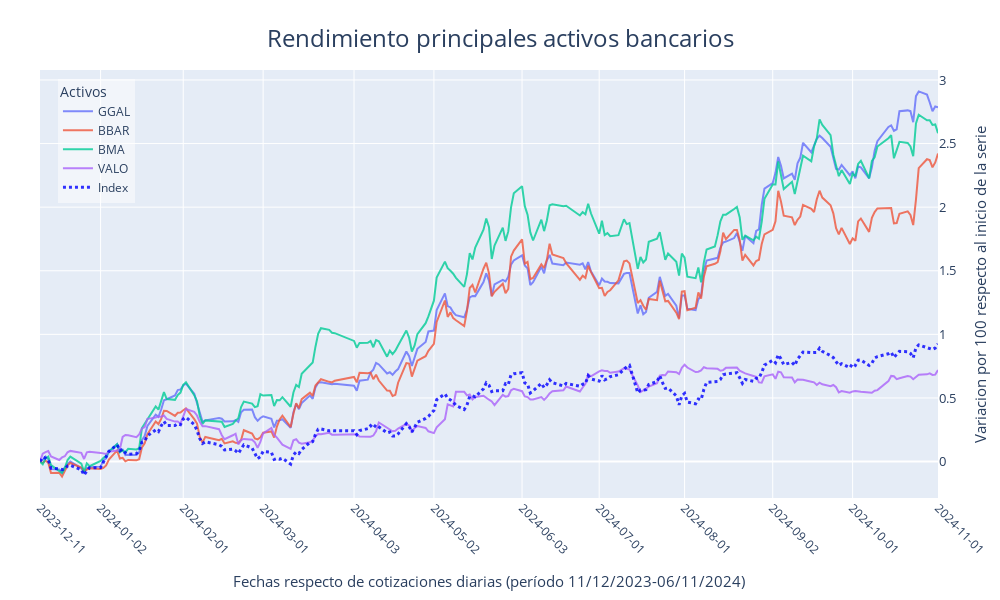

The code cell stored with this chart in its notebook:
### Code cell
fig = go.Figure()

for col in series_graf_1.columns[1:]:
	fig.add_trace(go.Scatter(
		x=series_graf_1.index,
		y=series_graf_1[col],
		mode='lines',
		#text=['punto1', 'punto2'],
		#textposition='bottom right',
		#line=dict(color='blue', width=3, dash='dash'),
		line=dict(width=2),
		#marker=dict(color='red', size=8, symbol='circle', line=dict(color='black', width=2)),
		opacity=0.8,
		#fill='tozeroy',
		#fill='tonexty',
		#fillcolor='rgba(0, 100, 250, 0.2)',
		name=col
	))

fig.add_trace(go.Scatter(
		x=series_graf_1.index,
		y=series_graf_1['Index'],
		mode='lines',
		line=dict(color='blue', width=3, dash='dot'),
		opacity=0.8,
		name='Index'
	))

fig.update_layout(
	width=1000, 
	height=600,
	title=dict(text='Rendimiento principales activos bancarios', x=0.5, y=0.95, font=dict(size=24)),
 
	xaxis=dict(
		title=dict(
			text=eje_x_titulo,
			font=dict(size=15),
			standoff=20
		),
		tickangle=45, tickfont=dict(size=12), tickvals=eje_x_etiquetas, ticktext=eje_x_etiquetas
	),
	yaxis=dict(
		title=dict(
			text='Variacion por 100 respecto al inicio de la serie', 
			font=dict(size=15),
			standoff=20
		),
		type='linear', side='right', tickfont=dict(size=13)
	),
	legend=dict(
		title='Activos', x=0.02, y=0.98, font=dict(size=12), bgcolor='rgba(255, 255, 255, 0.5)'
	),
	margin=dict(l=40, r=40, t=70, b=40)
)

fig.show()

### Figure 1 — Plotly figure (JSON) as saved in the notebook; plotly's stock layout.template omitted (floating-point values rounded to 4 significant figures; data arrays with more than 128 entries replaced by an {"elided": "..."} marker saying what was removed)
{"data": [{"line": {"width": 2}, "mode": "lines", "name": "GGAL", "opacity": 0.8, "type": "scatter", "x": {"elided": "221 str values"}, "y": {"elided": "221 float values"}}, {"line": {"width": 2}, "mode": "lines", "name": "BBAR", "opacity": 0.8, "type": "scatter", "x": {"elided": "221 str values"}, "y": {"elided": "221 float values"}}, {"line": {"width": 2}, "mode": "lines", "name": "BMA", "opacity": 0.8, "type": "scatter", "x": {"elided": "221 str values"}, "y": {"elided": "221 float values"}}, {"line": {"width": 2}, "mode": "lines", "name": "VALO", "opacity": 0.8, "type": "scatter", "x": {"elided": "221 str values"}, "y": {"elided": "221 float values"}}, {"line": {"color": "blue", "dash": "dot", "width": 3}, "mode": "lines", "name": "Index", "opacity": 0.8, "type": "scatter", "x": {"elided": "221 str values"}, "y": {"elided": "221 float values"}}], "layout": {"height": 600, "legend": {"bgcolor": "rgba(255, 255, 255, 0.5)", "font": {"size": 12}, "title": {"text": "Activos"}, "x": 0.02, "y": 0.98}, "margin": {"b": 40, "l": 40, "r": 40, "t": 70}, "title": {"font": {"size": 24}, "text": "Rendimiento principales activos bancarios", "x": 0.5, "y": 0.95}, "width": 1000, "xaxis": {"tickangle": 45, "tickfont": {"size": 12}, "ticktext": ["2023-12-11", "2024-01-02", "2024-02-01", "2024-03-01", "2024-04-03", "2024-05-02", "2024-06-03", "2024-07-01", "2024-08-01", "2024-09-02", "2024-10-01", "2024-11-01"], "tickvals": ["2023-12-11", "2024-01-02", "2024-02-01", "2024-03-01", "2024-04-03", "2024-05-02", "2024-06-03", "2024-07-01", "2024-08-01", "2024-09-02", "2024-10-01", "2024-11-01"], "title": {"font": {"size": 15}, "standoff": 20, "text": "Fechas respecto de cotizaciones diarias (período 11/12/2023-06/11/2024)"}}, "yaxis": {"side": "right", "tickfont": {"size": 13}, "title": {"font": {"size": 15}, "standoff": 20, "text": "Variacion por 100 respecto al inicio de la serie"}, "type": "linear"}}}
